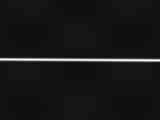
#> input picture updated/fixtures/calibration-00.png, 160 x 120 px
$ python -i laser.py   (imports and definitions only)
#> lines starting #> are read from the running program, lines starting #| are printed output that depends on the picture; after the words box and inside, x2 and y2 are one past the last pixel; in counts of white or black regions, pixels touching at a corner belong together
#> further down, picture is the input picture: shape (120, 160); min 11, max 255, mean 22.8
"""Adapted Freehand Laser stages: paired filters, cubic ridge fit and triangulation.

Algorithm/source mapping is in README.md. This module does not estimate camera
poses. Coordinates are zero-based (u right, v down); camera +Z forward, metres.
"""
import math
from pathlib import Path
import re

import numpy as np
from scipy import ndimage

SCALES = (0.5, 1.0, 1.5, 2.0)
ANGLES = (80, 90, 100)
FIT = np.linalg.pinv(np.vander(np.arange(-2.0, 3.0), 4))


def paired_kernels(sigma, angle):
    """Centered 11x11 sampled derivatives of shifted Gaussians; L1 normalized.

    Regenerates the recovered construction, rather than silently treating the
    archived, partially initialized/differently labelled C arrays as corrected.
    """
    if not math.isfinite(sigma) or sigma <= 0:
        raise ValueError('sigma must be finite and positive')
    y, x = np.mgrid[-5:6, -5:6]
    theta = math.radians(angle)
    u, v = x * math.cos(theta) + y * math.sin(theta), -x * math.sin(theta) + y * math.cos(theta)
    left = (u + sigma) * np.exp(-((u + sigma)**2 + v**2) / (2 * sigma**2)) / sigma**2
    right = -(u - sigma) * np.exp(-((u - sigma)**2 + v**2) / (2 * sigma**2)) / sigma**2
    return left / np.abs(left).sum(), right / np.abs(right).sum()


# [18 lines left out: function archived_kernels, not called in this run]


def filter_response(image, bank='rebuilt', gamma=12.0):
#> called with bank = 'rebuilt', gamma = 12
    a = np.asarray(image, dtype=float)
    if a.ndim != 2 or min(a.shape) < 11 or not np.isfinite(a).all() or a.min() < 0 or a.max() > 255:
        raise ValueError('Expected a finite grayscale image in [0,255], at least 11x11')
    if gamma <= 0 or not math.isfinite(gamma):
        raise ValueError('gamma must be finite and positive')
    a = 255 * (a / 255)**gamma
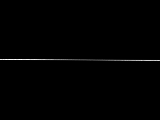
#> a: shape (120, 160) float64; min 1.06e-14, max 255, mean 1.5
    if bank == 'rebuilt':
        pairs = [paired_kernels(s, t) for s in SCALES for t in ANGLES]
    elif bank == 'archived':
        pairs = archived_kernels()
    else:
        raise ValueError('Unknown kernel bank')
    response = np.zeros(a.shape)
    for left, right in pairs:
        # vImageConvolve_PlanarF is checked independently by the native harness.
        l = ndimage.convolve(a, left, mode='constant')
        r = ndimage.convolve(a, right, mode='constant')
        response = np.maximum(response, np.minimum(np.maximum(l, 0), np.maximum(r, 0)))
#> this loop made 12 passes
#> pass 1, in filter_response, `l = ndimage.convolve(a, left, mode='constant')`:
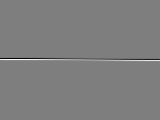
#> l: shape (120, 160) float64; min -118.8, max 119.8, mean 0; drawn with min black and max white
#> after the loop:
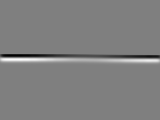
#> l: shape (120, 160) float64; min -40.91, max 41.01, mean 0.2; drawn with min black and max white
#> after the loop:
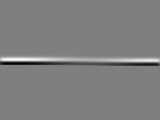
#> r: shape (120, 160) float64; min -40.91, max 41.01, mean 0.2; drawn with min black and max white
    # Border policy is explicit: no samples whose filter footprint crosses image edge.
    response[:5] = response[-5:] = 0
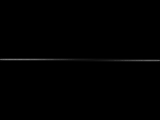
#> response: shape (120, 160) float64; min 0, max 119.8, mean 0.9
    response[:, :5] = response[:, -5:] = 0
#> response: shape (120, 160) float64; 4.65% of pixels changed, all inside (x1, y1, x2, y2) = (0, 5, 160, 115)
    return response


# [90 lines left out: functions cubic_peak, extract_line, validate_rig, reconstruct, calibration_points, fit_plane, not called in this run]

>>> import cv2
>>> picture = cv2.imread('fixtures/calibration-00.png', cv2.IMREAD_GRAYSCALE)
>>> result = filter_response(picture)

$ run again, on updated/fixtures/calibration-01.png
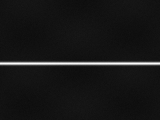
#> input picture updated/fixtures/calibration-01.png, 160 x 120 px
#> picture is the input picture: shape (120, 160); min 12, max 255, mean 23.2
#> after the loop in filter_response, `for left, right in pairs:`:
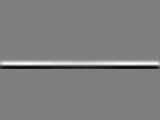
#> r: shape (120, 160) float64; min -43.02, max 43.17, mean 0.2; drawn with min black and max white
#> after the loop in filter_response, `for left, right in pairs:`:
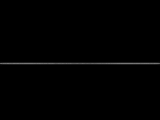
#> response: shape (120, 160) float64; min 0, max 119.9, mean 1.4
